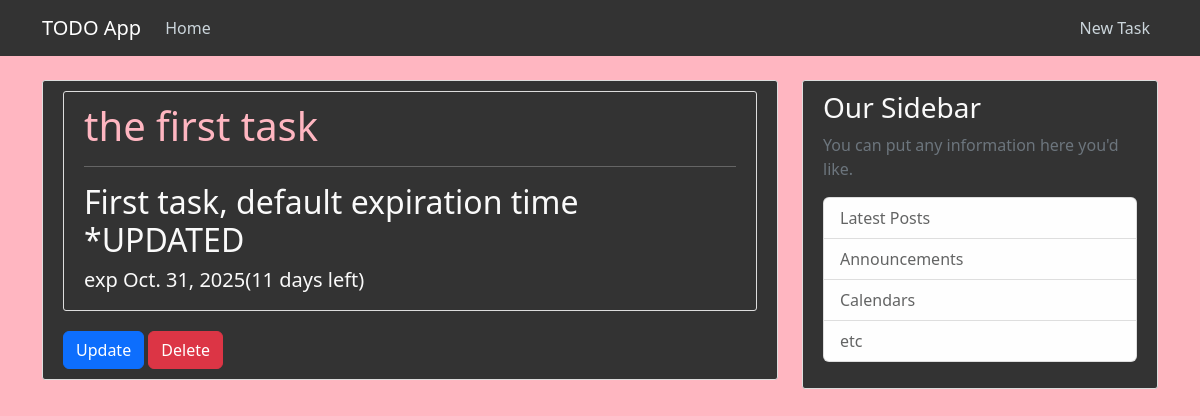
Page /task/1/ on the committed database.
### myapp/models.py (models this page shows, shortened)
class TODOList(models.Model):
    title = models.CharField(max_length=200)
    description = models.TextField()
    date_created = models.DateTimeField(default=timezone.now)
    expiration_date = models.DateField(default=timezone.now() + timedelta(days=14))
    def days_left(self):
        return (self.expiration_date - timezone.now().date()).days

### myapp/views.py (the view)
# urls.py: path("task/<int:pk>/", app_views.TaskDetailView.as_view(), name="task-view"),
class TaskDetailView(DetailView):
    model = TODOList

### myapp/templates/myapp/todolist_detail.html
{% extends "myapp/base.html" %}
{% load tz %}
{% block content %}
    <div class="content-section">
            <div class="content-section">
                <h1 class="task-title">{{ object.title }}</h1>
                <hr>
                <pre class="h2">{{ object.description }}</pre>
                <h5>exp {{ object.expiration_date }}({{ object.days_left }} days left)</h5>
            </div>
        <a class="btn btn-primary" href="{% url 'task-update' object.pk %}">Update</a>
        <a class="btn btn-danger" href="{% url 'task-delete' object.pk %}">Delete</a>
    </div>
{% endblock content %}

### myapp/static/myapp/style.css (style rules this page uses)
body { background:lightpink;#98f5b1 color: #fafafa; margin-top: 5rem; }
h1, h2, h3, h4, h5, h6 { color: #fafafa; }
.content-section { color: #fafafa; }
.content-section { background: #333333; padding: 10px 20px; border: 1px solid #dddddd; border-radius: 3px; margin-bottom: 20px; }
pre { font-family: "Segoe UI", Arial, sans-serif; white-space:pre-wrap; word-wrap:break-word; overflow: hidden; }
.task-title { text-decoration: none; color: lightpink; }

### rows in the picture
TODOList: title "the first task", description "First task, default expiration time *UPDATED", expiration_date "Oct. 31, 2025", days_left "11"
